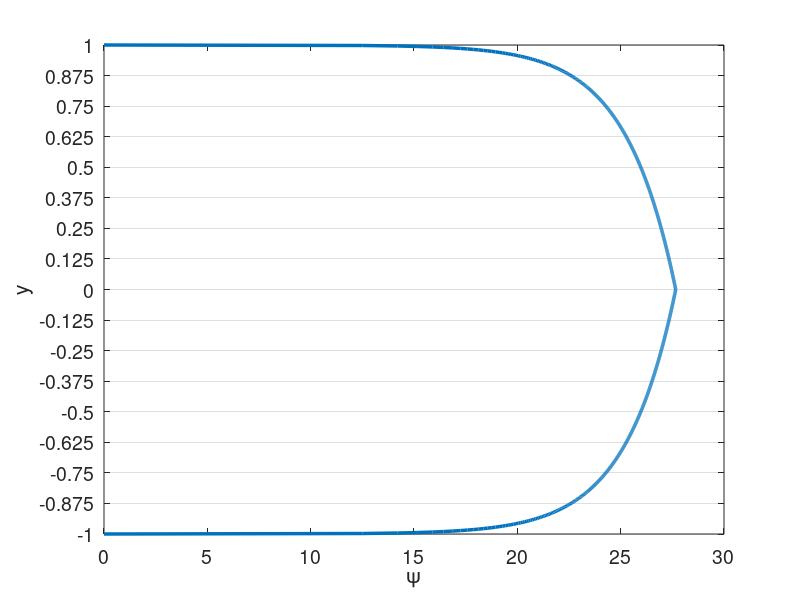

Write MATLAB code to recreate this figure. (Note: this script raises an error after producing the figure.)
% clc
clear all
close all


set(0,'DefaultAxesFontSize',14)
set(0,'defaultLineLineWidth',2.5)
% set(0,'DefaultFigureWindowStyle','docked')


linestyles = {'k-','b-','r-','g-','c-','m-','k--','b--','r--','g--','c--','m--','k-.','b-.','r-.','g-.','c-.','m-.','k:','b:','r:','g:','c:','m:'};
pointstyles = {'ko','bo','ro','go','co','mo','k^','b^','r^','g^','c^','m^','ks','bs','rs','gs','cs','ms','k*','b*','r*','g*','c*','m*','k+','b+','r+','g+','c+','m+'};
%%

%%%%%%%%%%%%%%%%%%%%%%%%%%%%%%%%%%%%%%%%%%%%%%%%%%%%%%%%%%%%%%%%%%
% Navier-Stokes Solver Demo (2D Channel)
%%%%%%%%%%%%%%%%%%%%%%%%%%%%%%%%%%%%%%%%%%%%%%%%%%%%%%%%%%%%%%%%%%

format compact;
format short; 
mu = 1/10000; %1/395;
rho = 1;
Re = rho/mu; 
dpdx = 1;
k_bc_val = 0;
omg_bc_val = 0;

%N=16; E=5; N1=N+1; nL=N1*N1*E;  % 16th order
N=4; % polynomial order  
Ex=1; % Number of elements in x
Ey=16; % Number of elements in y
CFL=50;
u_ic = Re;
pert = 0.0;
f_ic = @(x,y) 3/2*(1-y.^2);
% f_ic = @(x,y) 20*(1-y.^8);

rans_on = 1;
exp_mesh = 1;


soln_dir = "test";
plot_soln = 1;
save_soln = 1;
plot_int = 100;
save_soln_int = 1000;
restart = 0;
rst_step = 65000;

%% Enrichment information
en_on = 0;
N_en_y = 1; 
en_mag = 10;
% psi = {@(x,y) en_mag*(0.5*(1 - y.^2) + 0.*x), @(x,y) 0.*y + 0.*x};
% gpsi = {@(x,y) 0.*y + 0.*x, @(x,y) en_mag*(-1.*y + 0.*x), ...
%         @(x,y) 0.*y + 0.*x, @(x,y) 0.*y + 0.*x};
% hpsi = {@(x,y) 0.*y + 0.*x, @(x,y) en_mag*(-1 - 0.*y + 0.*x), ...
%         @(x,y) 0.*y + 0.*x, @(x,y) 0.*y + 0.*x};
    
% psi = {@(x,y) (0.5*(1 - y.^4) + 0.*x), @(x,y) 0.*y + 0.*x};
% gpsi = {@(x,y) 0.*y + 0.*x, @(x,y) (-2.*y.^3 + 0.*x), ...
%         @(x,y) 0.*y + 0.*x, @(x,y) 0.*y + 0.*x};
% hpsi = {@(x,y) 0.*y + 0.*x, @(x,y) (-6.*y.^2 + 0.*x), ...
%         @(x,y) 0.*y + 0.*x, @(x,y) 0.*y + 0.*x};
%    

    
% Law of the wall
Re_t = Re;
u_tau = 1;
nu = 1/Re_t;
kap = 0.41;
beta = 5.2;
dypdy = u_tau/nu;
ypb = 11.062299784340414;
yp = @(y) (1-abs(y))*Re_t;
psi = {@(x,y) (yp(y) <= ypb).*yp(y) + (yp(y) > ypb).*(1./kap.*log(yp(y)+eps)+beta) + 0.*x, @(x,y) 0.*y + 0.*x};
gpsi = {@(x,y) 0.*y + 0.*x,  @(x,y) ((yp(y) <= ypb).*1 + (yp(y) > ypb).*1/(kap*(yp(y)+eps)))*dypdy + 0.*x,...
        @(x,y) 0.*y + 0.*x, @(x,y) 0.*y + 0.*x};
hpsi = {@(x,y) 0.*y + 0.*x,  @(x,y) ((yp(y) <= ypb).*0 + (yp(y) > ypb).*-1./(kap*(yp(y)+eps).^2))*dypdy*dypdy + 0.*x,...
        @(x,y) 0.*y + 0.*x, @(x,y) 0.*y + 0.*x};
    

%% Plot psi
figure(5)
ys_plot = linspace(-1,1,1000);
plot(psi{1}(0,ys_plot),ys_plot)
xlabel('\psi')
ylabel('y')
set(gca, 'YGrid', 'on', 'XGrid', 'off')
yticks(linspace(-1,1,Ey+1));

psi_p = psi{1}(0,N_en_y*2/Ey-1);
dypsi_p1 = gpsi{2}(0,N_en_y*2/Ey-1);
dypsi_p2 = gpsi{2}(0,1-N_en_y*2/Ey);

%% Begin Solve
E=Ex*Ey; % Total number of elements
N1=N+1;
disp("Generating Matrices")
Q=makeq(Ex,Ey,N); % Global continuity
R=maker(Q,Ex,N); % Restriction matrix, applies Dirichlet conditions
[X,Y]=make_geom_channel(Ex,Ey,N);      % Geometry in local form
if exp_mesh
    [X,Y]=make_geom_channel_exp(Ex,Ey,N);      % Geometry in local form
end
en_b_nodes = get_en_bound_nodes(Ex,Ey,N,N_en_y);

Ys = zeros(Ey*length(Y(1,:,1)),1);
for i = 1:Ey
    Ys((i-1)*(N+1)+1:(i)*(N+1)) = Y(1,:,(i-1)*Ex+1);
end
        
[G,J,ML,RX]=make_coef(X,Y);
[Ah,Bh,Ch,Dh,z,w]=semhat(N);
[Gs, Gs_x, Gs_y] =  face_mats(X,Y,E,N);
Gs_c = R*Q'*apply_en_cont(Gs,en_b_nodes,psi_p);
Gsb = R*Q'*Gs*Q*R';


[n,nb]=size(R); 
nL=N1*N1*E;

Ab=spalloc(nL,nL,nL*N);    %  Generate Abar
for j=1:nL
    x=zeros(nL,1); 
    x(j)=1; 
    Ab(:,j)=abar_c(x,Dh,G,Q);  % assembled Neumann Operator
end
A_c=R*Q'*apply_en_cont(Ab,en_b_nodes,psi_p);
S_check=full(Ab);
Ab = Q'*Ab*Q;
A=R*Ab*R'; % Full stiffness matrix
Bb=reshape(ML,nL,1); % Form Mass matrix
Bb=diag(Bb); 
Bb=sparse(Bb); 
Ma=R*Q'*Bb*Q*R'; % Assembling mass matrix  % Full mass matrix
M_c = R*Q'*apply_en_cont(Bb,en_b_nodes,psi_p);


%% Form matrices for rans

[L_x,L_y,J_x,J_y] = dir_jac(E,X,Y);
w2d = w*w';
w1d = reshape(w2d,[N1*N1,1])';
[dphi_dxi, dphi_deta, dphi_dx, dphi_dy, dpdx_dpdx, dpdy_dpdy, dpdx_dpdy, ...
        dpdx_dpdx_flat, dpdy_dpdy_flat, dpdx_dpdy_flat] ...
    = get_phi_grads(N1,Dh,E,J_x,J_y);
dphi_dx_flat = reshape(dphi_dx,N1*N1,N1*N1,E);
dphi_dy_flat = reshape(dphi_dy,N1*N1,N1*N1,E);

% myA = zeros(N1*N1*E);
% for ie=1:E
%     for i=1:N1*N1
%         for j=1:N1*N1
%             myA((ie-1)*N1*N1+i,(ie-1)*N1*N1+j) = ... 
%                 sum(J(:,:,ie).*w2d.*dpdx_dpdx(:,:,i,j,ie) ...
%                + J(:,:,ie).*w2d.*dpdy_dpdy(:,:,i,j,ie),'All');           
%         end
%     end    
% end

A_x = form_Ax(N1,E,w2d,J_x,J,dpdx_dpdx,ones(size(J)));
A_y = form_Ay(N1,E,w2d,J_y,J,dpdy_dpdy,ones(size(J)));
A_xy = form_Axy(N1,E,w2d,J_x,J_y,J,dpdx_dpdy,ones(size(J)));


SS = zeros(N1,N1,E,2,2);
OS = zeros(N1,N1,E,2,2);
dudx = zeros(N1,N1,E);
dudy = zeros(N1,N1,E);
dvdx = zeros(N1,N1,E);
dvdy = zeros(N1,N1,E);
dkdx = zeros(N1,N1,E);
dkdy = zeros(N1,N1,E);
domgdx = zeros(N1,N1,E);
domgdy = zeros(N1,N1,E);

%%
M_check=full(Bb);

Ma_uv_check = zeros(2*nL);
Ma_uv_check(1:nL,1:nL) = M_check;
Ma_uv_check(nL+1:2*nL,nL+1:2*nL) = M_check;
A_uv_check = zeros(2*nL);
A_uv_check(1:nL,1:nL) = S_check;
A_uv_check(nL+1:2*nL,nL+1:2*nL) = S_check;

M_q = full(Ma);
S_q = full(A);


%%
% Assemble overall system matrices
nn = length(Ma); % number of nodes in the domain
Ma_uv = zeros(2*nn);
Ma_uv(1:nn,1:nn) = Ma;
Ma_uv(nn+1:2*nn,nn+1:2*nn) = Ma;
Ma_uv = sparse(Ma_uv);
A_uv = zeros(2*nn);
A_uv(1:nn,1:nn) = A;
A_uv(nn+1:2*nn,nn+1:2*nn) = A;
A_uv = sparse(A_uv);
ML_uv = zeros(2*(N+1),2*(N+1),E);
ML_uv(1:N+1,1:N+1,1:E) = ML;
ML_uv(N+2:2*(N+1),N+2:2*(N+1),1:E) = ML;
G_uv = zeros(2*nn);
G_uv(1:nn,1:nn) = Gsb;
G_uv(nn+1:2*nn,nn+1:2*nn) = Gsb;
G_uv = sparse(G_uv);



%% Assemble enrichment matrices
psi_xy{1} = psi{1}(X,Y);
psi_xy{2} = psi{2}(X,Y);
if en_on
    disp("Computing enrichment")
    [Mp,Sp,T1,T2,T1_alt,T1_alt2,Mp_alt,Sp_alt,z_en,w_en] = enrich_mats(X,Y,E,N,psi,gpsi,hpsi,J);
    nb = N1*N1;
    
    [L_x_e,L_y_e,Jac_e,gpsi_e,Jac_e_flat,gpsi_e_flat] =  precomp_en(X,Y,E,N,psi,gpsi,hpsi);  
        
    for is=1:2
        Mp_all{is} = zeros(nb*E,nb*E);
        Sp_all{is} = zeros(nb*E,nb*E);
        T1_all{is} = zeros(N+1,N+1,E);
        T2_all{is} = zeros(N+1,N+1,E);
        T1_alt_all{is} = zeros(N+1,N+1,E);
        T1_alt2_all{is} = zeros(N+1,N+1,E);
        Mp_alt_all{is} = zeros(nb*E,nb*E);
        Sp_alt_all{is} = zeros(nb*E,nb*E);
        
        T1_rs{is} = reshape(T1{is},[N+1,N+1,E]);
        T2_rs{is} = reshape(T2{is},[N+1,N+1,E]);
        T1_alt_rs{is} = reshape(T1_alt{is},[N+1,N+1,E]);
        T1_alt2_rs{is} = reshape(T1_alt2{is},[N+1,N+1,E]);
        
        % TODO: Assemble differently for different elements
        for iy = 1:Ey
            for ix = 1:Ex
                i = (iy-1)*Ex+ix;
                if ((iy <= N_en_y) || (iy > Ey-N_en_y))
                    Mp_all{is}((i-1)*nb+1:i*nb,(i-1)*nb+1:i*nb) = Mp{is}(:,:,i);
                    Sp_all{is}((i-1)*nb+1:i*nb,(i-1)*nb+1:i*nb) = Sp{is}(:,:,i);
                    T1_all{is}(:,:,i) = T1_rs{is}(:,:,i); 
                    T2_all{is}(:,:,i) = T2_rs{is}(:,:,i);
                    T1_alt_all{is}(:,:,i) = T1_alt_rs{is}(:,:,i); 
                    T1_alt2_all{is}(:,:,i) = T1_alt2_rs{is}(:,:,i); 
                end                
            end
        end
        %%
        if is == 1
            Mp_check_1 = full(Mp_all{is});
            Sp_check_1 = full(Sp_all{is});
            T1_check_1 = full(T1_all{is});
            T2_check_1 = full(T2_all{is});
            Mp_check_2 = zeros(size(Mp_all{is}));
            Sp_check_2 = zeros(size(Mp_all{is}));
            T1_check_2 = zeros(size(Mp_all{is}));
            T2_check_2 = zeros(size(Mp_all{is}));
        elseif is == 2
            Mp_check_2 = full(Mp_all{is});
            Sp_check_2 = full(Sp_all{is});
            T1_check_2 = full(T1_all{is});
            T2_check_2 = full(T2_all{is});
        end
        %%
        Mp_all{is} = sparse(Mp_all{is});        
        Mp_all_c{is} = R*Q'*apply_en_cont(Mp_all{is},en_b_nodes,psi_p);
        Mp_all{is} = R*Q'*Mp_all{is}*Q*R';
        Sp_all{is} = sparse(Sp_all{is});
        Sp_all_c{is} = R*Q'*apply_en_cont(Sp_all{is},en_b_nodes,psi_p);
        Sp_all_Q{is} = Q'*Sp_all{is}*Q;
        Sp_all{is} = R*Q'*Sp_all{is}*Q*R';
        
        Mp_alt_all{is} = sparse(Mp_alt_all{is});        
        Mp_alt_all_c{is} = R*Q'*apply_en_cont(Mp_alt_all{is},en_b_nodes,psi_p);
        Mp_alt_all{is} = R*Q'*Mp_alt_all{is}*Q*R';   
    end
    
    Mp_uv = zeros(2*nn);
    Sp_uv = zeros(2*nn);
    Mp_uv(1:nn,1:nn) = Mp_all{1};
    Mp_uv(1:nn,nn+1:2*nn) = Mp_all{2};
    Sp_uv(1:nn,1:nn) = Sp_all{1};
    Sp_uv(nn+1:2*nn,nn+1:2*nn) = Sp_all{1};
    
    %%
    Mp_uv_check = zeros(2*nL);
    Mp_uv_check(1:nL,1:nL) = Mp_check_1;
    Mp_uv_check(1:nL,nL+1:2*nL) = Mp_check_2;
    Sp_uv_check(1:nL,1:nL) = Sp_check_1;
    Sp_uv_check(nL+1:2*nL,nL+1:2*nL) = Sp_check_1;
    Mp_q_1 = full(Mp_all{1});
    Sp_q_1 = full(Sp_all{1});
    
    Mp_q_2 = full(Mp_all{2});
    Sp_q_2 = full(Sp_all{2});
    %%

    Mp_uv = sparse(Mp_uv);
    Sp_uv = sparse(Sp_uv);   
end

%%

dxmin=pi*(z(N1)-z(N))/(2*Ex); % Get min dx for CFL constraint
Tfinal=50; 
dt=CFL*dxmin/u_ic; 
nstep=ceil(Tfinal/dt); 
dt=Tfinal/nstep; 
% Print information
nstep
dt
yp1 = (1+Y(1,2))*Re

disp("Computing inverse")
Ai=pinv(full(Ab)); 

disp("Setting Initial Conditions")
% Initial conditions
u=u_ic*ones(size(ML)); 
v=0*ML;
k=k_bc_val*ones(size(ML));
omg=omg_bc_val*ones(size(ML));

for e = 1:E
    for i = 1:N+1
        for j = 1:N+1
            u(i,j,e) = f_ic(X(i,j,e),Y(i,j,e))+pert*rand()*u_ic;
            v(i,j,e) = v(i,j,e)+pert*rand()*u_ic;
            if en_on
                if ((e <= Ex*N_en_y) || (e > (Ey-N_en_y)*Ex))
                    u(i,j,e) = u(i,j,e) - psi{1}(X(i,j,e),Y(i,j,e));
                    v(i,j,e) = v(i,j,e) - psi{2}(X(i,j,e),Y(i,j,e));
                end
            end
        end
    end
end

% u_tau = 1;
u_tau = sqrt(0.316./(Re.^0.25)/8);
Yp = max((1-abs(Y))*u_tau*Re,1e-3)+eps;
sigma = 0.6;
fact = exp((-(log10(Yp)-1).^2)./(2*sigma.^2));
k = k_bc_val + 4.5*u_tau*u_tau*fact;

eps_s = 3;
omg_bc_val = 0; %40000*u_tau.^2/(mu*eps_s.^2);
omg = omg_bc_val + 0.5*Re*u_tau*u_tau*fact;

% u = apply_en_cont_soln(u,en_b_nodes,psi_p);
u1=u; u2=u; u3=u; fx3=u; fx2=u; fx1=u;
v1=v; v2=v; v3=v; fy3=v; fy2=v; fy1=v;
k1=k; k2=k; k3=k; fk3=k; fk2=k; fk1=k;
omg1=omg; omg2=omg; omg3=omg; fomg3=omg; fomg2=omg; fomg1=omg;

F = dpdx*ones(size(ML));
% Fb=reshape(ML.*F,nL,1); %% Output
% 
% Fb=Bb\(Q'*Fb);  

uv = [u;v];

%%
uv_ic_check = uv;

%% Setup BC if nonzero
% u_bc = ones(size(u)).*((Y==1)+(Y==-1));
% u_bc = reshape(ML.*u_bc,nL,1);
% u_bc = Bb\(Q'*u_bc);

k_bc = k_bc_val.*ones(size(k));
k_bc = reshape(ML.*k_bc,nL,1);
k_bc = (Q'*Bb*Q)\(Q'*k_bc);

omg_bc = omg_bc_val.*ones(size(omg));
omg_bc = reshape(ML.*omg_bc,nL,1);
omg_bc = (Q'*Bb*Q)\(Q'*omg_bc);


%%
disp("Timestepping")
if restart==1 
    fname = strcat(soln_dir,"/soln_Re_",num2str(Re),"_P_",num2str(N),"_",num2str(Ex),"x",num2str(Ey),"_step_",num2str(rst_step),".mat");
    load(fname);
end

plot1 = 1;
time = 0;
plot1 = post_channel(N,Ex,Ey,w,X,Y,Ys,en_on,time,u,psi_xy,N_en_y,plot1);
if save_soln
    mkdir(soln_dir);
end
%%
% psi_len = length(M_c);
% psi_c = zeros(psi_len,1);
% psi_c(1:psi_len/2) = -1*ones(psi_len/2,1)*psi_p;
% psi_c(psi_len/2+1:psi_len) = 1*ones(psi_len/2,1)*psi_p;
step = 1;
if (restart == 1)
   step = rst_step;
end
while step <= nstep
    
    
    %% Form S
    u_flat = reshape(u,N1*N1,E);
    v_flat = reshape(v,N1*N1,E);
    k_flat = reshape(k,N1*N1,E);
    omg_flat = reshape(omg,N1*N1,E);

    
    for ie = 1:E
        dudx(:,:,ie) = reshape(dphi_dx_flat(:,:,ie)*u_flat(:,ie),N1,N1);
        dvdx(:,:,ie) = reshape(dphi_dx_flat(:,:,ie)*v_flat(:,ie),N1,N1);
        dudy(:,:,ie) = reshape(dphi_dy_flat(:,:,ie)*u_flat(:,ie),N1,N1);
        dvdy(:,:,ie) = reshape(dphi_dy_flat(:,:,ie)*v_flat(:,ie),N1,N1);
        dkdx(:,:,ie) = reshape(dphi_dx_flat(:,:,ie)*k_flat(:,ie),N1,N1);
        dkdy(:,:,ie) = reshape(dphi_dy_flat(:,:,ie)*k_flat(:,ie),N1,N1);
        domgdx(:,:,ie) = reshape(dphi_dx_flat(:,:,ie)*omg_flat(:,ie),N1,N1);
        domgdy(:,:,ie) = reshape(dphi_dy_flat(:,:,ie)*omg_flat(:,ie),N1,N1);
    end
    
    if en_on
        dudx = dudx + gpsi_e{1};
        dudy = dudy + gpsi_e{2};
        dvdx = dvdx + gpsi_e{3}; % Doesn't matter given assumptions
        dvdy = dvdy + gpsi_e{4}; % Doesn't matter given assumptions
    end
    
    SS(:,:,:,1,1) = 1/2*(dudx+dudx);
    SS(:,:,:,1,2) = 1/2*(dudy+dvdx);
    SS(:,:,:,2,1) = 1/2*(dvdx+dudy);
    SS(:,:,:,2,2) = 1/2*(dvdy+dvdy);
    OS(:,:,:,1,1) = 1/2*(dudx-dudx);
    OS(:,:,:,1,2) = 1/2*(dudy-dvdx);
    OS(:,:,:,2,1) = 1/2*(dvdx-dudy);
    OS(:,:,:,2,2) = 1/2*(dvdy-dvdy);
    

    %% Get rans values
    [mu_t,gam_k,gam_omg,G_k,G_omg,Y_k,Y_omg,S_k,S_omg,R1,R2,R3] ...
        = get_rans_coeffs(rho,mu,k,omg,SS,OS,dkdx,dkdy,domgdx,domgdy,Y,u,v);
    Re_t = rho./(mu_t+eps);
    Re_comb = rho./(mu*ones(size(mu_t))+mu_t*rans_on);
    Re_k = rho./gam_k;
    Re_omg = rho./gam_omg;
    %% Timestepping
    time=step*dt;
    if step==1; b0=1.0;    b= [ -1 0 0 ]';       a=[ 1  0 0 ]'; end
    if step==2; b0=1.5;    b=([ -4 1 0 ]')./2;   a=[ 2 -1 0 ]'; end
    if step>=3; b0=11./6.; b=([ -18 9 -2 ]')./6; a=[ 3 -3 1 ]'; end

    % Compute A
    [A_x_full,A_y_full,A_xy_full] = form_Ax_Ay_Axy(N1,E,w1d,J,dpdx_dpdx_flat,dpdy_dpdy_flat,dpdx_dpdy_flat,Re_comb);
    A_x = R*Q'*A_x_full*Q*R';
    A_y = R*Q'*A_y_full*Q*R';
    A_xy = R*Q'*A_xy_full*Q*R';
    A_uv = zeros(2*nn);
    A_uv(1:nn,1:nn) = 2*A_x+A_y+A_xy;
    A_uv(nn+1:2*nn,nn+1:2*nn) = A_x+2*A_y+A_xy';
    A_uv = sparse(A_uv);
    
%     if step>=3
        if en_on
            A_full = 2*A_x_full+A_y_full+A_xy_full;
            A_c=R*Q'*apply_en_cont(A_full,en_b_nodes,psi_p);
%             H_x=(Ma + A*dt/(b0*Re) + dt/b0*(Mp_all{1} + Sp_all{1}));
%             H_y=(Ma + A*dt/(b0*Re));
%             [LH_x,UH_x]=lu(H_x);
%             [LH_y,UH_y]=lu(H_y);
            terms_x = 1/Re*(T1_all{1})+T2_all{1};
            terms_y = 1/Re*(T1_all{2})+T2_all{2};
            
            T1_comp = 1/Re*reshape(T1_alt_all{1},nL,1);
            [T1_new] = form_T1_psi(E,N,w1d,Jac_e_flat,dphi_dy_flat,gpsi_e_flat,Re_comb,N_en_y);
            
            T1_rhs = (dt/b0)*R*Q'*reshape(T1_new,nL,1);
            
            H_uv = (Ma_uv + (A_uv)*dt/(b0) + dt/b0*(Mp_uv + Sp_uv));
            H_c = (M_c + (A_c)*dt/(b0) + dt/b0*(Mp_all_c{1}+Sp_all_c{1}));
%             H_q = full(H_uv);
            rhs_c = (H_c);
            [LH_uv,UH_uv]=lu(H_uv);
            
            if rans_on
                [A_x_k,A_y_k] = form_Ax_Ay(N1,E,w1d,J,dpdx_dpdx_flat,dpdy_dpdy_flat,Re_k);
                A_k = R*Q'*(A_x_k + A_y_k)*Q*R';
                Ab_k = Q'*(A_x_k + A_y_k)*Q;
                H_k=(Ma+A_k*dt/(b0)+dt/b0*Sp_all{1});
                H_k_bar = (Q'*Bb*Q+ Ab_k*dt/(b0)+dt/b0*Sp_all_Q{1});
        
                [LH_k,UH_k]=lu(H_k);
        
                % Assuming Re_omg=Re_k
                H_omg = H_k;
                H_omg_bar = H_k_bar;
                LH_omg = LH_k;
                UH_omg = UH_k;
            end
        else
%             H=(Ma + A*dt/(b0*Re));
%             [LH_x,UH_x]=lu(H);
%             LH_y = LH_x;
%             UH_y = UH_x;

            terms_x = zeros(N+1,N+1,E);
            terms_y = zeros(N+1,N+1,E);
            T1_rhs = 0;
            
            H_uv = (Ma_uv + (A_uv)*dt/(b0));
%             H_check = (Ma_uv_check + A_uv_check*dt/(b0*Re)); 
            rhs_c = zeros(size(Ma(:,1)));
            [LH_uv,UH_uv]=lu(H_uv);
            
%             Hbar=(Bb+ Ab*dt/(b0*Re));
            if rans_on
                [A_x_k,A_y_k] = form_Ax_Ay(N1,E,w1d,J,dpdx_dpdx_flat,dpdy_dpdy_flat,Re_k);
                A_k = R*Q'*(A_x_k + A_y_k)*Q*R';
                Ab_k = Q'*(A_x_k + A_y_k)*Q;
                H_k=(Ma+A_k*dt/(b0));
                H_k_bar = (Q'*Bb*Q+ Ab_k*dt/(b0));
        
                [LH_k,UH_k]=lu(H_k);
        
                % Assuming Re_omg=Re_k
                H_omg = H_k;
                H_omg_bar = H_k_bar;
                LH_omg = LH_k;
                UH_omg = UH_k;
            end
        end
        
        b0i=1./b0;
%     end % Viscous op
    

    
 
    %% uv version
    
%   Nonlinear step - unassembled, not multiplied by mass matrix

    fx1 = -convl(u,RX,Dh,u,v) + F; % du = Cu  
    fy1 = -convl(v,RX,Dh,u,v); % dv = Cv
    fk1 = -convl(k,RX,Dh,u,v) + G_k - Y_k + S_k; % dk = Ck
    fomg1 = -convl(omg,RX,Dh,u,v) + G_omg - Y_omg + S_omg + R1 + R2 + R3; % domg = Comg
    
    %%

    rx   = a(1)*fx1   + a(2)*fx2   + a(3)*fx3; % kth-order extrapolation
    ry   = a(1)*fy1   + a(2)*fy2   + a(3)*fy3;
    rk   = a(1)*fk1   + a(2)*fk2   + a(3)*fk3;
    romg = a(1)*fomg1 + a(2)*fomg2 + a(3)*fomg3;

    fx3=fx2; fx2=fx1; 
    fy3=fy2; fy2=fy1; 
    fk3=fk2; fk2=fk1;
    fomg3=fomg2; fomg2=fomg1;

    rx  = dt*rx - (b(1)*u+b(2)*u2+b(3)*u3); u3=u2; u2=u; % Add BDF terms
    ry  = dt*ry - (b(1)*v+b(2)*v2+b(3)*v3); v3=v2; v2=v; %     and
    rk  = dt*rk - (b(1)*k+b(2)*k2+b(3)*k3); k3=k2; k2=k;
    romg = dt*romg - (b(1)*omg+b(2)*omg2+b(3)*omg3); omg3=omg2; omg2=omg;
    
    ut  = b0i*rx; 
    vt  = b0i*ry; 
    k   = b0i*rk;
    omg = b0i*romg;

%   uL=ut; vL=vt;
    [uL,vL,pr]=pressure_project(ut,vt,Ai,Q,ML,RX,Dh); % Div-free velocity
    pr = (b0/dt)*pr;
    

    %%

    %   Set RHS.                 %Viscous update. %  Convert to local form.
%     u=R*(Q'*reshape(ML.*uL,nL,1)-Hbar*u_bc);
    u_rhs=R*(Q'*reshape(ML.*uL,nL,1));
    v_rhs=R*(Q'*reshape(ML.*vL,nL,1));
    
    if rans_on
        k_rhs=R*(Q'*reshape(ML.*k,nL,1));%-H_k_bar*k_bc);
        omg_rhs=R*(Q'*reshape(ML.*omg,nL,1));%-H_omg_bar*omg_bc);
    end
    
    u_rhs = u_rhs + T1_rhs;
    
    %%
    
    uv = [u_rhs+rhs_c;v_rhs];
    uv=UH_uv\(LH_uv\uv);
 
    if rans_on
        k = UH_k\(LH_k\k_rhs);
        omg = UH_omg\(LH_omg\omg_rhs);
    end
    
    u = uv(1:nn);
    v = uv(nn+1:2*nn);
    u=Q*(R'*u);
    if en_on
        u = apply_en_cont_soln(Ey,N_en_y,en_b_nodes,u,psi_p);
    end
    u=reshape(u,N1,N1,E);
    v=Q*(R'*v);
    v=reshape(v,N1,N1,E);
    
    
    if rans_on
        k=Q*(R'*k);%+k_bc);
        k=reshape(k,N1,N1,E);
        omg=Q*(R'*omg);%+omg_bc);
        omg=reshape(omg,N1,N1,E);
    end
    
    
%% Output
    if mod(step,plot_int)==0 && plot_soln
        plot1 = post_channel(N,Ex,Ey,w,X,Y,Ys,en_on,time,u,psi_xy,N_en_y,plot1);
    end
    if mod(step,save_soln_int)==0 && save_soln
        fname = strcat(soln_dir,"/soln_Re_",num2str(Re),"_P_",num2str(N),"_",num2str(Ex),"x",num2str(Ey),"_step_",num2str(step),".mat");
        save(fname); %,"u","v","pr","psi","gpsi","hpsi","N","Ex","Ey","en_on","time","psi_xy","N_en_y","w","X","Y","Ys","Re","pert","k","omg","mu_t","k_bc","omg_bc","rho","u_0","v_0","pr_0");
    end
    if isnan(u(1,2))
        step
        time
        return
    end
    
    step = step + 1;
end
if  plot_soln
        plot1 = post_channel(N,Ex,Ey,w,X,Y,Ys,en_on,time,u,psi_xy,N_en_y,plot1);
        avg_u = sum(u.*w2d_e,'All')/dom_vol
    end
    if  save_soln
        fname = strcat(soln_dir,"/soln_Re_",num2str(Re),"_P_",num2str(N),"_",num2str(Ex),"x",num2str(Ey),"_step_",num2str(step),".mat");
        save(fname);
%         ,"u","v","pr","psi","gpsi","hpsi","N","Ex","Ey","en_on","time","psi_xy","N_en_y","w","X","Y","Ys","Re","pert",...
%             "k","omg","mu_t","k_bc","omg_bc","rho","fk1","fk2","fk3","fomg1","fomg2","fomg3","fx1","fx2","fx3","fy1","fy2","fy3",...
%             "fx1_0","fx2_0","fx3_0","fy1_0","fy2_0","fy3_0","pr_0","u_0","v_0","u1","u2","u3","v1","v2","v3","k1","k2","k3","omg1","omg2","omg3");
    end
%%%%%%%%%%%%%%%%%%%%%%%%%%%%%%%%%%%%%%%%%%%%%%%%%%%%%%%%%%%%%%%%%%
